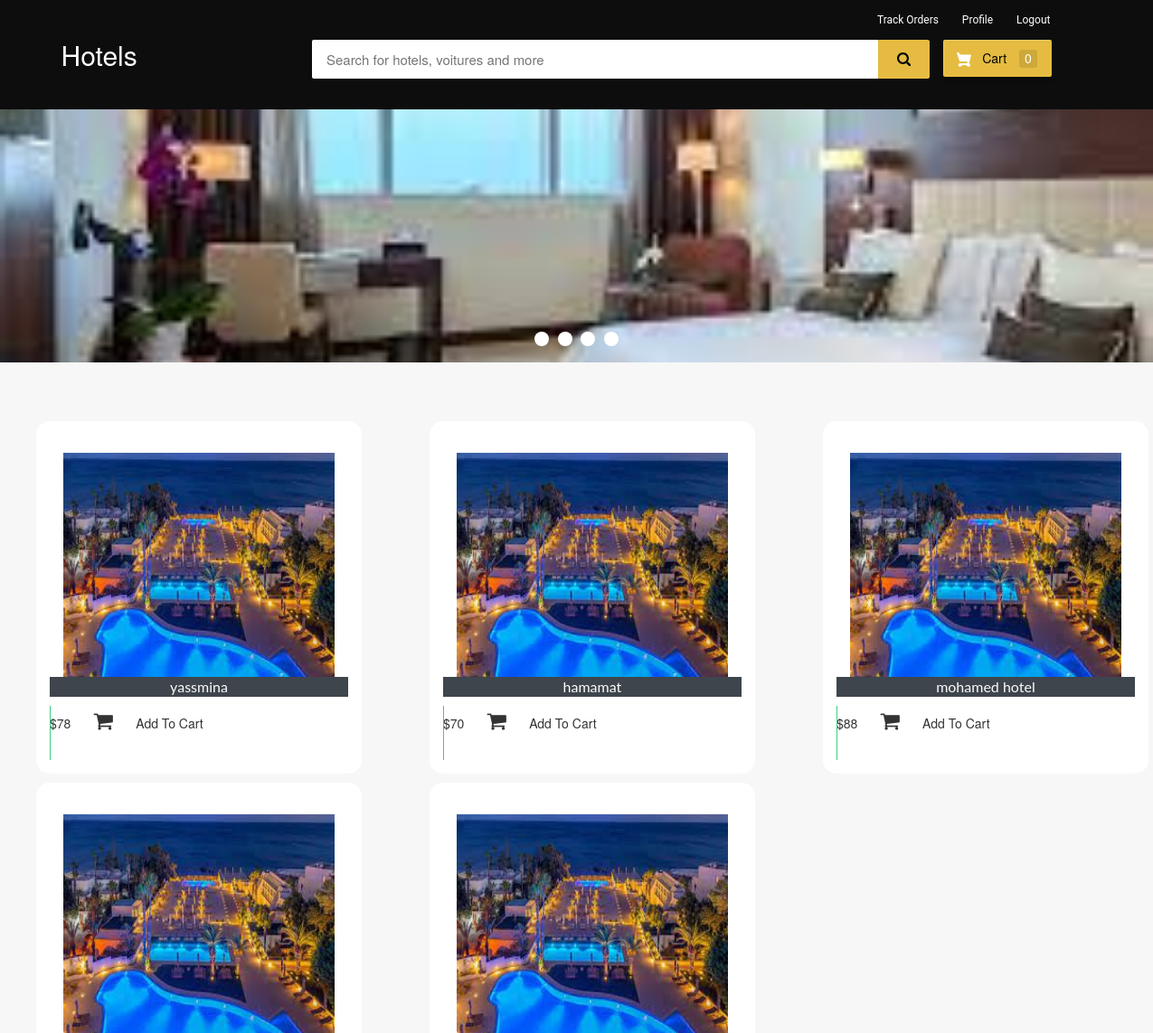
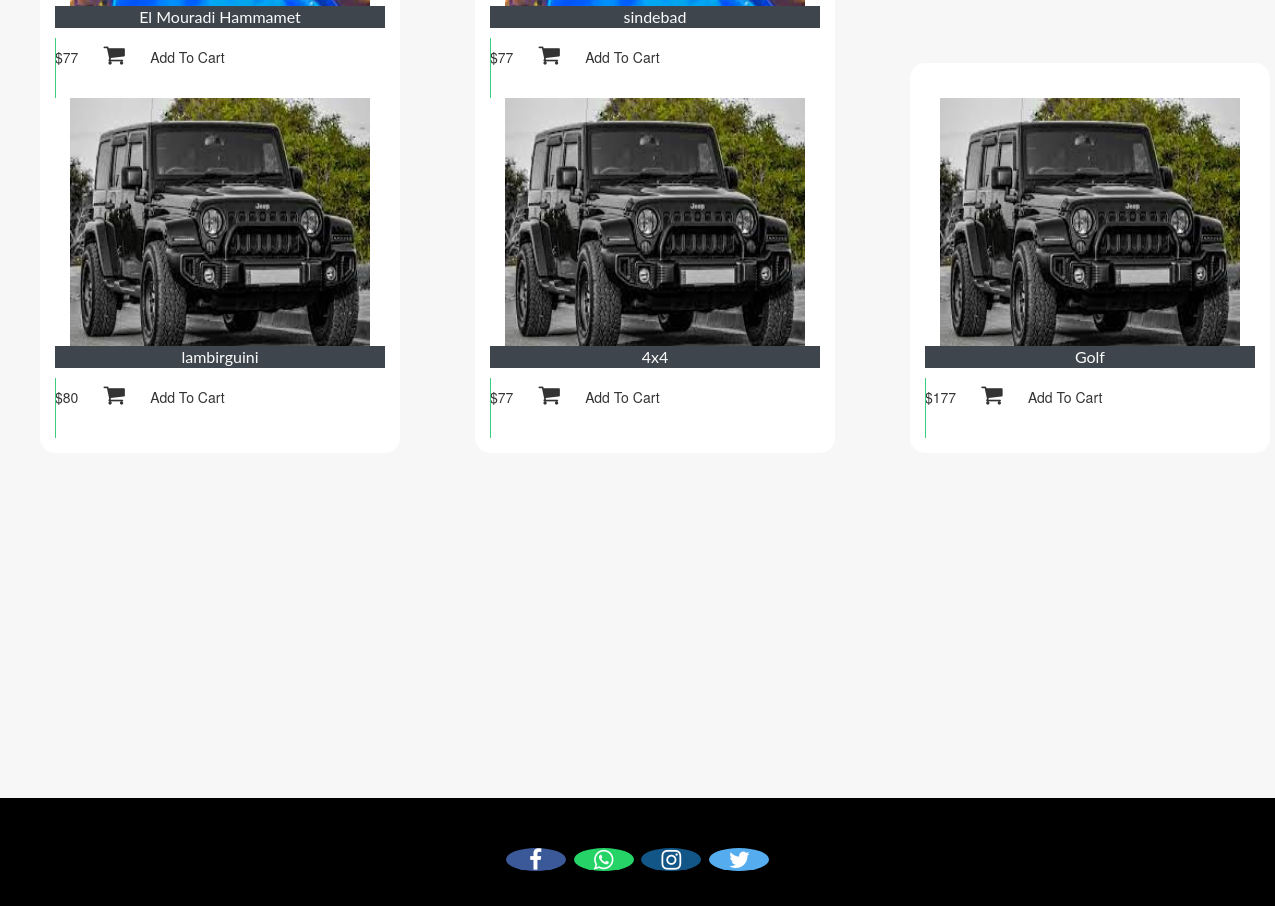
The page /home on the database its author committed (2 pictures, top to bottom).
### voyage/models.py (models this page shows, shortened)
class Hotel(models.Model):
    name=models.CharField(max_length=40)
    hotel_image= models.ImageField(upload_to='hotel_image/',null=True,blank=True)
    prix = models.PositiveIntegerField()
    description=models.CharField(max_length=40)

class Voiture(models.Model):
    name=models.CharField(max_length=40)
    voiture_image= models.CharField(max_length=40000)
    prix = models.PositiveIntegerField()
    description=models.CharField(max_length=40)

### voyage/views.py (the view)
# urls.py: path('home', views.customer_home_view,name='home'),
def customer_home_view(request):
    hotels=models.Hotel.objects.all()
    voitures=models.Voiture.objects.all()
    if 'hotel_ids' in request.COOKIES:
        hotel_ids = request.COOKIES['hotel_ids']
        counter=hotel_ids.split('|')
        hotel_count_in_cart=len(set(counter))
    else:
        hotel_count_in_cart=0
    if 'voiture_ids' in request.COOKIES:
        voiture_ids = request.COOKIES['voiture_ids']
        counter=voiture_ids.split('|')
        voiture_count_in_cart=len(set(counter))
    else:
        voiture_count_in_cart=0
    return render(request,'voyage/customer_home.html',{'hotels':hotels,'voitures':voitures,' voiture_count_in_cart': voiture_count_in_cart,'hotel_count_in_cart':hotel_count_in_cart})

### templates/voyage/customer_home.html (shortened to what this page needs)
{% extends 'voyage/customer_base.html' %}
{% load static %}
{% block content %}
<div class="row">
  <div class="col-md-12">
    <div class="slider-container">
      <div class="menu">
        <label for="slide-dot-1"></label>
        <label for="slide-dot-2"></label>
        <label for="slide-dot-3"></label>
        <label for="slide-dot-4"></label>
      </div>
        <div class="slide slide-1"></div>
    </div>
  </div>
</div>
  {%if hotels%}
  <br>
  <div class="row">
      {% for p in hotels %}
      <div class="column">
      <div class="container page-wrapper" style="width: 450px;">
        <div class="page-inner">
          <div class="row">
            <div class="el-wrapper">
              <div class="box-up">
                <img class="img" src="{% static 'hotel_image/hotel.jpeg' %}" alt="product pic" height="300px" width="300px">
                <div class="img-info">
                  <div class="info-inner">
                    <span style="background-color:#3e454c; color:fbfbfb;"class="p-company">{{p.name}}</span>
                  </div>
                </div>
              </div>
              <div class="box-down">
                <a class="cart" href="{% url 'add-to-cart' p.id  %}"></a>
                  <span class="price">${{p.prix}}</span>
                  <span class="add-to-cart">
                    <span class="txt"><i class="fa fa-shopping-cart"></i> Add To Cart</span>
                  </span>
              </div>
            </div>
          </div>
        </div>
      </div>
      </div>
{% if forloop.counter|divisibleby:"3" %}
    </div>
    <div class="row">
          <br><br><br><br><br>
{% endif %}
  {% endfor %}
</div>
{%else%}
<h3 style="text-align:center; color:#3E454C;">No Search Found</h3>
{%endif%}
{%if voitures%}
<br>
<div class="row">
    {% for p in voitures %}
    <div class="column">
    <div class="container page-wrapper" style="width: 450px;">
      <div class="page-inner">
        <div class="row">
          <div class="el-wrapper">
            <div class="box-up">
              <img class="img" src="{% static 'hotel_image/voiture_image/voiture.jpeg' %}" alt="voiture pic" height="300px" width="300px">
              <div class="img-info">
                <div class="info-inner">
                  <span style="background-color:#3e454c; color:fbfbfb;"class="p-company">{{p.name}}</span>
                </div>
              </div>
            </div>
            <div class="box-down">
              <a class="cart" href="{% url 'add-to-cart' p.id  %}"></a>
                <span class="price">${{p.prix}}</span>
                <span class="add-to-cart">
                  <span class="txt"><i class="fa fa-shopping-cart"></i> Add To Cart</span>
                </span>
            </div>
          </div>
        </div>
      </div>
    </div>
    </div>
{% if forloop.counter|divisibleby:"3" %}
  </div>
{% endif %}
{% endfor %}
{%else%}
<h3 style="text-align:center; color:#3E454C;">No Search Found</h3>
{%endif%}
<br><br><br>
<br><br><br><br><br><br><br><br><br><br><br><br>
{% endblock content %}

### templates/voyage/customer_base.html (shortened to what this page needs)
<html>
{% load static %}
<head>
<link rel="stylesheet" href="https://maxcdn.bootstrapcdn.com/bootstrap/3.3.0/css/bootstrap.min.css">
<link rel="stylesheet" href="https://maxcdn.bootstrapcdn.com/font-awesome/4.7.0/css/font-awesome.min.css">
</head>
<body>
<div id="navbar">
    <div class="container">
        <div class="row row1">
            <ul class="largenav pull-right">
                <li class="upper-links"><a class="links" href="/my-order">Track Orders</a></li>
                <li class="upper-links"><a class="links" href="/my-profile">Profile</a></li>
                <li class="upper-links"><a class="links" href="/logout">Logout</a></li>
            </ul>
        </div>
        <div class="row row2">
            <div class="col-sm-3">
                <h2 style="margin:0px;"><a style="text-decoration:none; color:white;" href="/home"><span class="largenav">Hotels </span></a></h2>
            </div>
            <div class="navbar-search smallsearch col-sm-7 col-xs-11">
              <form  action="/search" method="get">
                <div class="row"> <input class="navbar-input col-xs-11" type="search" placeholder="Search for hotels, voitures and more" name="query" id="query">
                  <button class="navbar-button col-xs-1" type="submit">
                  </button>
                </div>
              </form>
            </div>
            <div class="cart1 largenav col-sm-2"> <a class="cart-button" href="/cart">  Cart <span class="item-number ">{{ hotel_count_in_cart }}</span> </a> </div>
        </div>
    </div>
</div>
{% block content %}
{% endblock content %}
<br><br><br>
<footer>
  <br>
  <p>
    <a href="#" class="fa fa-facebook"></a>
    <a href="#" class="fa fa-whatsapp"></a>
    <a href="#" class="fa fa-instagram"></a>
    <a href="#" class="fa fa-twitter"></a>
  </p>
  <br>
</footer>
</body>
</html>

### templates/voyage/customer_base.html (style rules this page uses)
body { background-color: #f7f7f7; }
#navbar { background-color: #0d0d0e; color: black; }
.row1 { padding-top: 10px; padding-right: 50px }
.row2 { padding-bottom: 20px }
.navbar-input { padding: 11px 16px; border-radius: 2px 0 0 2px; border: 0 none; outline: 0 none; font-size: 15px }
.navbar-button { background-color: #e5bc41; border: 1px solid #e5bc41; border-radius: 0 2px 2px 0; color: #565656; padding: 10px 0; height: 43px; cursor: pointer }
.cart-button { background-color: #E5BC41; box-shadow: 0 4px 4px 0 rgba(0, 0, 0, .23), inset 1px 1px 0 0 hsla(0, 0%, 100%, .2); padding: 10px 0; text-align: center; height: 41px; border-radius: 2px; font-weight: 500; width: 120px; display: inline-block; color: #FFFFFF; text-decoration: none; color: inherit; border: none; outline: none }
.cart-svg { display: inline-block; width: 16px; height: 16px; vertical-align: middle; margin-right: 8px }
.item-number { border-radius: 3px; background-color: rgba(0, 0, 0, .1); height: 20px; padding: 3px 6px; font-weight: 500; display: inline-block; color: #fff; line-height: 12px; margin-left: 10px }
.upper-links { display: inline-block; padding: 0 11px; line-height: 23px; font-family: 'Roboto', sans-serif; letter-spacing: 0; color: inherit; border: none; outline: none; font-size: 12px }
.links { color: #fff; text-decoration: none }
.largenav { display: none }
.smallsearch { margin-left: 15px; margin-top: 15px }
.menu { cursor: pointer }
footer { padding: 0px 0px 0px 0px; background-color: black; margin: 0px; }
.fa { font-size: 23px; width: 60px; text-align: center; text-decoration: none; margin: 5px 2px; border-radius: 50%; }
.fa-facebook { background: #3B5998; color: white; margin-top: 30px; }
.fa-whatsapp { background: #25d366; color: white; }
.fa-twitter { background: #55ACEE; color: white; }
.fa-instagram { background: #125688; color: white; }
p { text-align: center; }
@media screen and (min-width: 768px) { .largenav { display: block } }
@media screen and (min-width: 768px) { .smallsearch { margin: 0px } }

### rows shown on the page
Hotel: name "yassmina", prix "78"
Hotel: name "hamamat", prix "70"
Hotel: name "mohamed hotel", prix "88"
Hotel: name "El Mouradi Hammamet", prix "77"
Hotel: name "sindebad", prix "77"
Voiture: name "lambirguini", prix "80"
Voiture: name "4x4", prix "77"
Voiture: name "Golf", prix "177"

### other values the page prints
{{ hotel_count_in_cart }} "0"
